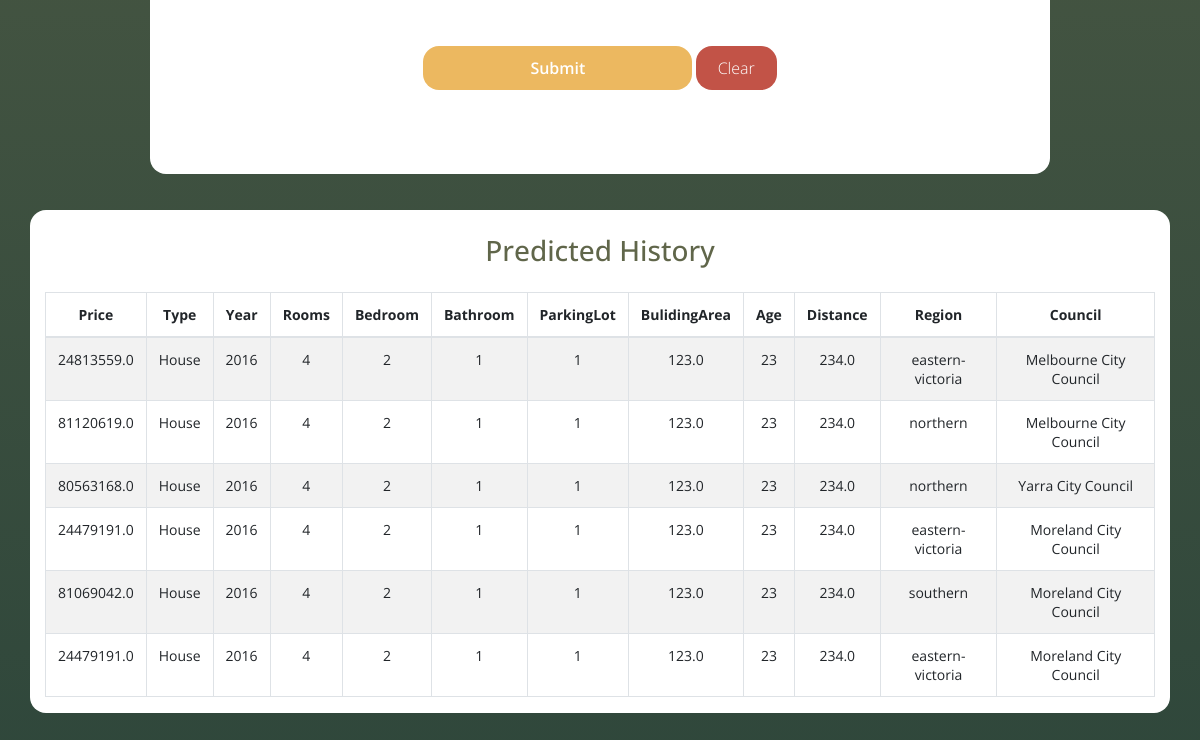
The app's page / (lower part), older data.
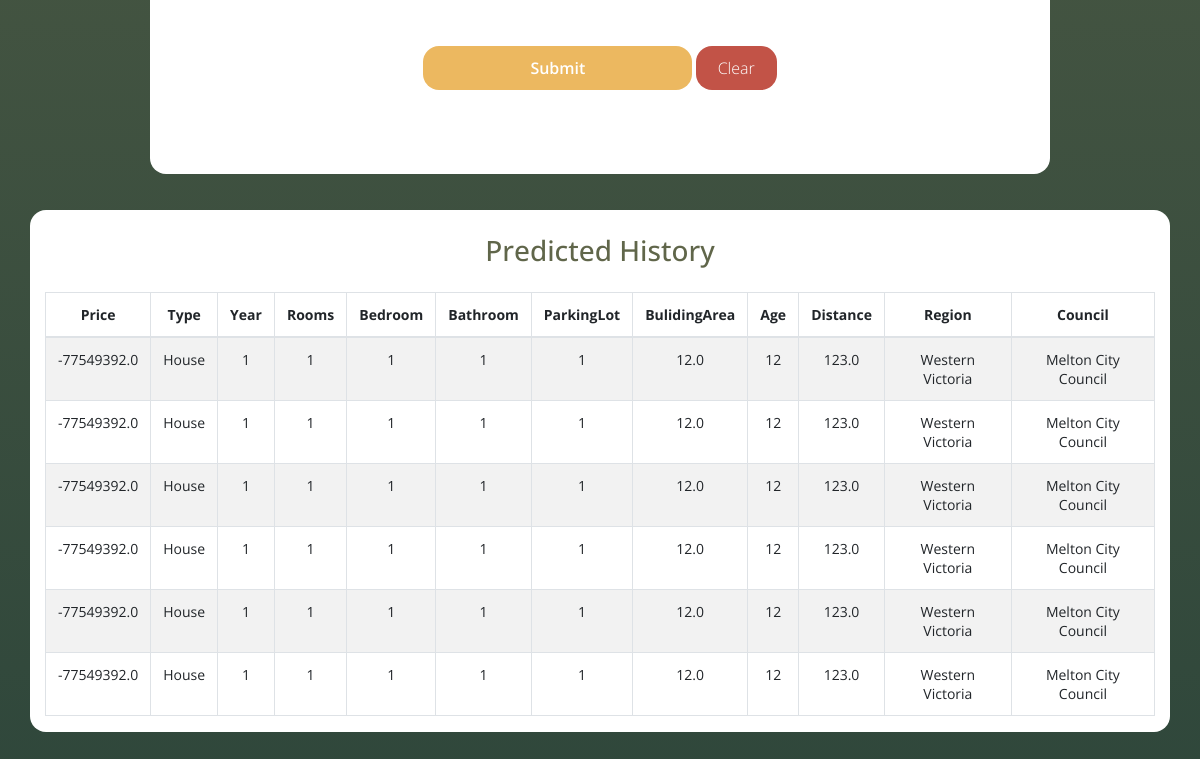
The same page, newer data.
### app/Db.py (models this page shows, shortened)
class Data(db.Model) :
    id = db.Column(db.Integer, primary_key=True)
    room = db.Column(db.Integer)
    bedroom = db.Column(db.Integer)
    bathroom = db.Column(db.Integer)
    buildarea = db.Column(db.Float)
    carspots = db.Column(db.Integer)
    type_p = db.Column(db.String(255))
    distance = db.Column(db.Float)
    region = db.Column(db.String(255))
    councilarea = db.Column(db.String(255))
    age = db.Column(db.Integer)
    date = db.Column(db.Integer)
    price_predict = db.Column(db.Float)

### app/view.py (the view)
@app.route("/", methods=["GET"])
def index() :
    query_db = Data.query.order_by(Data.id.desc()).limit(6)
    return render_template("index.html", query = query_db)

### app/templates/index.html (shortened to what this page needs)
<!DOCTYPE html>
<html lang="en">
<head>
  <link rel="stylesheet" href="https://stackpath.bootstrapcdn.com/bootstrap/4.3.1/css/bootstrap.min.css"
>
  <link rel="stylesheet" type="text/css" href="static/css/styleAI.css">
</head>
<body>
  <div class="container contact-form">
    <div class="container">
      <form class="needs-validation" action="/predict" method="POST" novalidate>
          <button type="submit" class="btn btn-primary btnContactSubmit mt-4">Submit</button>
          <button type="reset" value="Reset" class="btn btn-danger btnContact mt-4">Clear</button>
      </form>
    </div>
  </div>
  <div class="container contact-form1">
    <div class="pt-4 pb-3">
      <h3>Predicted History</h3>
    </div>
    <div class="table-responsive">
      <table class="table table-striped table-bordered table-hover">
        <thead>
          <tr>
            <th scope="col">Price</th>
            <th scope="col">Type</th>
            <th scope="col">Year</th>
            <th scope="col">Rooms</th>
            <th scope="col">Bedroom</th>
            <th scope="col">Bathroom</th>
            <th scope="col">ParkingLot</th>
            <th scope="col">BulidingArea</th>
            <th scope="col">Age</th>
            <th scope="col">Distance</th>
            <th scope="col">Region</th>
            <th scope="col">Council</th>
          </tr>
        </thead>
        <tbody>
          {%for q in query%}
          <tr>
            <td>
              {{q.price_predict}}
            </td>
            <td>
              {{q.type_p}}
            </td>
            <td>
              {{q.date}}
            </td>
            <td>
              {{q.room}}
            </td>
            <td>
              {{q.bedroom}}
            </td>
            <td>
              {{q.bathroom}}
            </td>
            <td>
              {{q.carspots}}
            </td>
            <td>
              {{q.buildarea}}
            </td>
            <td>
              {{q.age}}
            </td>
            <td>
              {{q.distance}}
            </td>
            <td>
              {{q.region}}
            </td>
            <td>
              {{q.councilarea}}
            </td>
          </tr>
          {%endfor%}
        </tbody>
      </table>
    </div>
  </div>
</body>
</html>

### app/static/css/styleAI.css (style rules this page uses)
body { background: -webkit-linear-gradient(bottom, #2f473b, #60664a); font: 14px "Open Sans", sans-serif; text-align: center; }
.contact-form { background: #fff; margin-top: 10%; margin-bottom: 3%; width: 75%; border-radius: 1rem; }
.contact-form1 { background: #fff; margin-bottom: 5%; width: 97%; border-radius: 1rem; }
.contact-form1 h3 { text-align: center; color: #60664a; }
.contact-form form { padding: 10%; }
.contact-form .btnContact { width: 12%; border: none; border-radius: 1rem; padding: 1.5%; background: #c25347; font-weight: 200; color: #fff; cursor: pointer; }
.btnContactSubmit { width: 40%; border-radius: 1rem; padding: 1.5%; color: #fff; background-color: #ecb860; font-weight: 600; border: none; cursor: pointer; }
* { margin: 0px; padding: 0px; }

Row changes from the older to the newer data that the page shows:
no longer on this page (row unchanged): Data: price_predict "24813559.0", type_p "House", date "2016", room "4", bedroom "2", bathroom "1", carspots "1", buildarea "123.0", age "23", distance "234.0", region "eastern-victoria", councilarea "Melbourne City Council"
no longer on this page (row unchanged): Data: price_predict "81120619.0", type_p "House", date "2016", room "4", bedroom "2", bathroom "1", carspots "1", buildarea "123.0", age "23", distance "234.0", region "northern", councilarea "Melbourne City Council"
no longer on this page (row unchanged): Data: price_predict "80563168.0", type_p "House", date "2016", room "4", bedroom "2", bathroom "1", carspots "1", buildarea "123.0", age "23", distance "234.0", region "northern", councilarea "Yarra City Council"
no longer on this page (row unchanged): Data: price_predict "24479191.0", type_p "House", date "2016", room "4", bedroom "2", bathroom "1", carspots "1", buildarea "123.0", age "23", distance "234.0", region "eastern-victoria", councilarea "Moreland City Council"
no longer on this page (row unchanged): Data: price_predict "81069042.0", type_p "House", date "2016", room "4", bedroom "2", bathroom "1", carspots "1", buildarea "123.0", age "23", distance "234.0", region "southern", councilarea "Moreland City Council"
no longer on this page (row unchanged): Data: price_predict "24479191.0", type_p "House", date "2016", room "4", bedroom "2", bathroom "1", carspots "1", buildarea "123.0", age "23", distance "234.0", region "eastern-victoria", councilarea "Moreland City Council"
added Data: price_predict "-77549392.0", type_p "House", date "1", room "1", bedroom "1", bathroom "1", carspots "1", buildarea "12.0", age "12", distance "123.0", region "Western Victoria", councilarea "Melton City Council"
added Data: price_predict "-77549392.0", type_p "House", date "1", room "1", bedroom "1", bathroom "1", carspots "1", buildarea "12.0", age "12", distance "123.0", region "Western Victoria", councilarea "Melton City Council"
added Data: price_predict "-77549392.0", type_p "House", date "1", room "1", bedroom "1", bathroom "1", carspots "1", buildarea "12.0", age "12", distance "123.0", region "Western Victoria", councilarea "Melton City Council"
added Data: price_predict "-77549392.0", type_p "House", date "1", room "1", bedroom "1", bathroom "1", carspots "1", buildarea "12.0", age "12", distance "123.0", region "Western Victoria", councilarea "Melton City Council"
added Data: price_predict "-77549392.0", type_p "House", date "1", room "1", bedroom "1", bathroom "1", carspots "1", buildarea "12.0", age "12", distance "123.0", region "Western Victoria", councilarea "Melton City Council"
added Data: price_predict "-77549392.0", type_p "House", date "1", room "1", bedroom "1", bathroom "1", carspots "1", buildarea "12.0", age "12", distance "123.0", region "Western Victoria", councilarea "Melton City Council"
